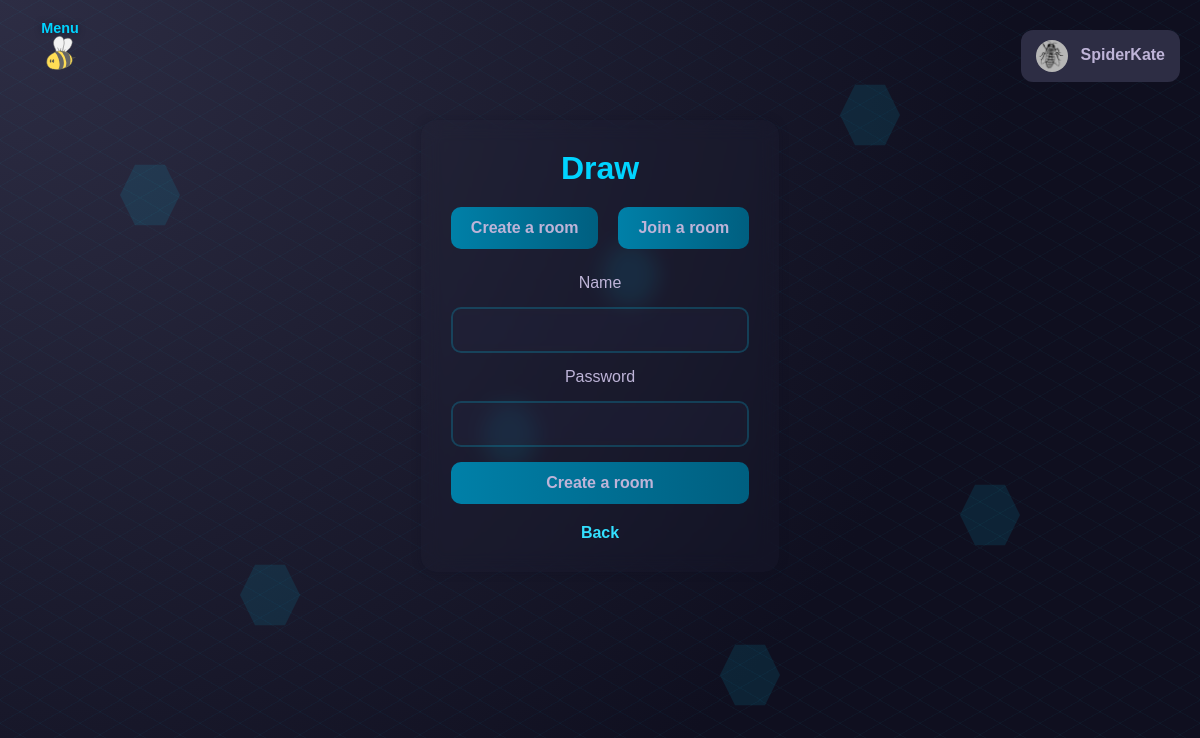
The app's page /create (signed in) with its own data.
### tables this page shows
CREATE TABLE users (
    id INTEGER PRIMARY KEY AUTOINCREMENT,
    name TEXT,
    surname TEXT,
    username TEXT NOT NULL,
    email TEXT NOT NULL,
    password TEXT NOT NULL,
    dob TEXT NOT NULL,
    bio TEXT,
    avatar_path TEXT,
    social_links TEXT,
    last_login_at TEXT,
    bee_points INTEGER DEFAULT 5000,
    deleted INTEGER DEFAULT 0,
    deleted_at TEXT,
    recovery_username TEXT
);

### app.py (the view, shortened to what this page needs)
@app.route('/create',methods=['GET','POST'])
@login_required
def create():
    username = session.get('username')
    return render_template("drawCreate.html")

### app.py (called while the page is built)
def login_required(f):
    @wraps(f)
    def decorated(*args, **kwargs):
        if 'username' not in session:
            flash_translated("flash.login_first", "error")
            return redirect(url_for("login"))
        return f(*args, **kwargs)
    return decorated

@app.before_request
def load_logged_in_user():
    g.avatar_path = None
    g.user_theme = 'bee'
    g.user_language = session.get("user_language", "en")
    g.trans = translations
    username = session.get('username')
    if username:
        conn = sqlite3.connect('beevy.db')
        cursor = conn.cursor()
        cursor.execute("SELECT avatar_path FROM users WHERE username=?", (username,))
        row = cursor.fetchone()
        if row and row[0]:
            g.avatar_path = row[0]
        cursor.execute("SELECT theme FROM preferences WHERE user_id = (SELECT id FROM users WHERE username=?)", (username,))
        pref_row = cursor.fetchone()
        if pref_row and pref_row[0]:
            g.user_theme = pref_row[0]
        conn.close()

@app.context_processor
def inject_t():
    def t(key, **kwargs):
        text = translations.get(key, g.user_language, default=key)
        if kwargs:
            text = text.format(**kwargs)
        return text
    return dict(t=t)

### translations.py (called while the page is built)
    def get(self, key, language='en', default=''):
        if language not in self.strings:
            language = 'en'  # Fallback to English
        keys = key.split('.')
        value = self.strings.get(language, {})
        for k in keys:
            if isinstance(value, dict):
                value = value.get(k)
            else:
                return default
        return value if value else default

### templates/drawCreate.html (shortened to what this page needs)
{% extends "drawOption.html" %}
{% block option_page %}
<form action="/create" method="post" class="draw-form">
    <label>{{ t('draw.room_name') }}</label>
    <input type="text" name="name" class="input" required>
    <label>{{ t('auth.password') }}</label>
    <input type="password" name="password" class="input">
    <button type="submit" class="draw-btn">{{ t('draw.create_room') }}</button>
</form>
{% endblock %}

### templates/base.html (shortened to what this page needs)
<!DOCTYPE html>
<html lang="en">
<head>
    <link rel="stylesheet" href="/static/css/base.css">
    {% if g.user_theme and g.user_theme != 'bee' %}
        <link rel="stylesheet" href="/static/css/theme-{{ g.user_theme }}.css">
    {% endif %}
    {% block extra_css %}{% endblock %}
</head>
<div class="hex-bg-container">
        <div class="hex-bg" style="--x:10%; --y:20%; --delay:0s;"></div>
        <div class="hex-bg" style="--x:50%; --y:30%; --delay:1s;"></div>
        <div class="hex-bg" style="--x:80%; --y:60%; --delay:2s;"></div>
        <div class="hex-bg" style="--x:20%; --y:70%; --delay:3s;"></div>
        <div class="hex-bg" style="--x:70%; --y:10%; --delay:4s;"></div>
        <div class="hex-bg" style="--x:40%; --y:50%; --delay:5s;"></div>
        <div class="hex-bg" style="--x:60%; --y:80%; --delay:6s;"></div>
    </div>
<body class="{{ page }}">
<img src="/static/images/beee.svg" id="bee-toggle" class="bee-toggle" onclick="toggleSidebar()" alt="bee toggle" title="Menu">
<div class="menu-label">Menu</div>
    {% if session.username %}
<div class="user-menu">
    <div class="user-menu-button" onclick="toggleMenu()">
        {% if g.avatar_path %}
            <div style="position: relative; display: inline-block;">
                <img src="{{ url_for('static', filename=g.avatar_path) }}" class="user-avatar">
                <div style="position: absolute; top:0; left:0; width:100%; height:100%;"></div>
            </div>
        {% else %}
            <div style="position: relative; display: inline-block;">
                <img src="{{ url_for('static', filename='images/default_avatar.png') }}" class="user-avatar">
                <div style="position: absolute; top:0; left:0; width:100%; height:100%;"></div>
            </div>
        {% endif %}
        {{ session.get('username') }}
    </div>
</div>
{% endif %}
<div class="app">
    <main class="content">
        {% block content %}{% endblock %}
    </main>
</div>
</body>
</html>

### static/css/theme-dark.css (style rules this page uses)
:root { --primary-bg: #1a1a2e; --primary-bg-light: #2d2d44; --primary-bg-dark: #0f0f1f; --primary-text: #beb4d8; --text-main: #beb4d8; --text-muted: rgb(190 180 216 / 60%); --accent-color: #00d4ff; --accent-light: #33e0ff; --accent: #00d4ff; --glass-bg: rgb(45 45 68 / 12%); --glass-bg-light: rgb(45 45 68 / 18%); --glass-border: rgb(0 212 255 / 20%); --glass-border-light: rgb(0 212 255 / 30%); --glass-blur: blur(6px); --tool-filter: invert(70%) sepia(100%) saturate(3480%) hue-rotate(245deg) brightness(43%) contrast(50%); --bucket-filter: invert(70%) sepia(100%) saturate(3480%) hue-rotate(235deg) brightness(43%) contrast(50%); --tool-filter-hover: invert(70%) sepia(100%) saturate(7480%) hue-rotate(205deg) brightness(183%) contrast(130%); --bucket-filter-hover: invert(32%) sepia(90%) saturate(2000%) hue-rotate(165deg) brightness(90%) contrast(600%); --span-muted-filter: var(--accent-color); --shadow-accent: 0 0 10px rgb(0 212 255 / 40%); --btn-bg: linear-gradient(90deg, #0080a8, #005f80); --btn-bg-hover: linear-gradient(90deg, #00a0cc, #007aa3); --btn-shadow-hover: 0 0 10px rgb(0 212 255 / 40%); --sidebar-bg: rgb(15 15 31 / 40%); --sidebar-border: rgb(0 212 255 / 15%); --input-bg: rgb(45 45 68 / 20%); --input-bg-focus: rgb(45 45 68 / 30%); --input-border: rgb(0 212 255 / 30%); --input-border-focus: #00d4ff; --input-shadow-focus: 0 0 10px rgb(0 212 255 / 40%); --msg-info-bg: rgb(147 197 253 / 12%); --msg-info-text: #8ccaff; --msg-info-outline: rgb(147 197 253 / 40%); --msg-success-bg: rgb(111 207 151 / 12%); --msg-success-text: #7cd9a3; --msg-success-outline: rgb(111 207 151 / 40%); --msg-error-bg: rgb(248 113 113 / 12%); --msg-error-text: #ff8a8a; --msg-error-outline: rgb(248 113 113 / 40%); --hex-bg: rgb(0 212 255 / 10%); --radius: 18px; --radius-md: 15px; --radius-sm: 12px; --radius-xs: 10px; --transition: 0.3s; }

### static/css/option.css (style rules this page uses)
.draw-btn { background: var(--btn-bg); padding: 12px 20px; border-radius: var(--radius-xs); color: var(--text-main); font-weight: bold; transition: var(--transition); }
.draw-form { display: flex; flex-direction: column; gap: 15px; }
.input { width: 100%; padding: 12px 14px; border-radius: var(--radius-xs); border: 2px solid var(--glass-border); background: var(--glass-bg); color: var(--text-main); font-size: 1rem; transition: var(--transition); backdrop-filter: blur(6px); }
.input::placeholder { color: var(--text-muted); opacity: 0.8; }

### records on screen
users: avatar_path (picture), get "SpiderKate"

### other values on screen
{{ t('draw.title') }} "Draw"
{{ t('draw.create_room') }} "Create a room"
{{ t('draw.join_room') }} "Join a room"
{{ t('draw.room_name') }} "Name"
{{ t('auth.password') }} "Password"
{{ t('buttons.back') }} "Back"
